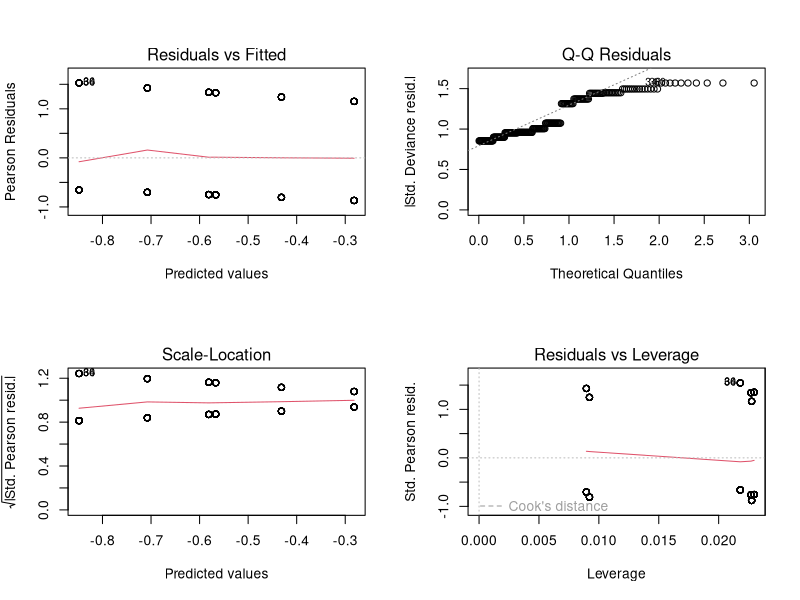
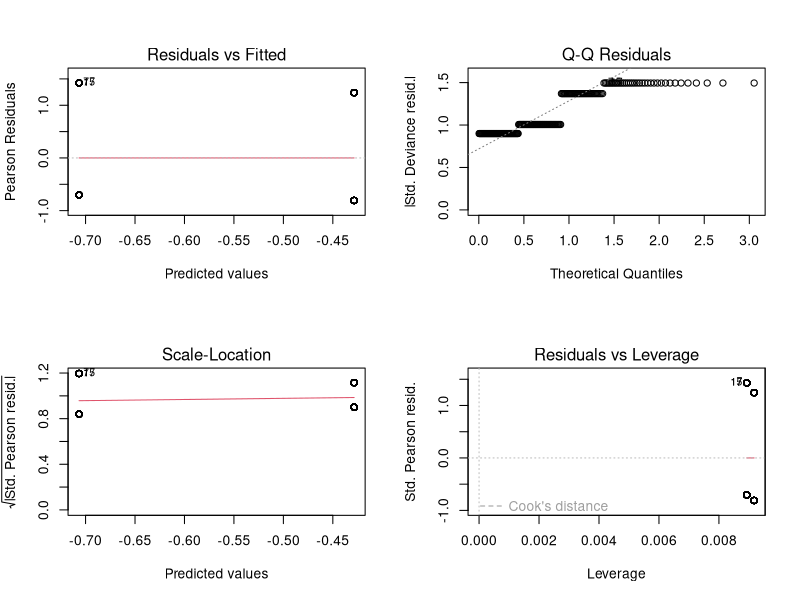
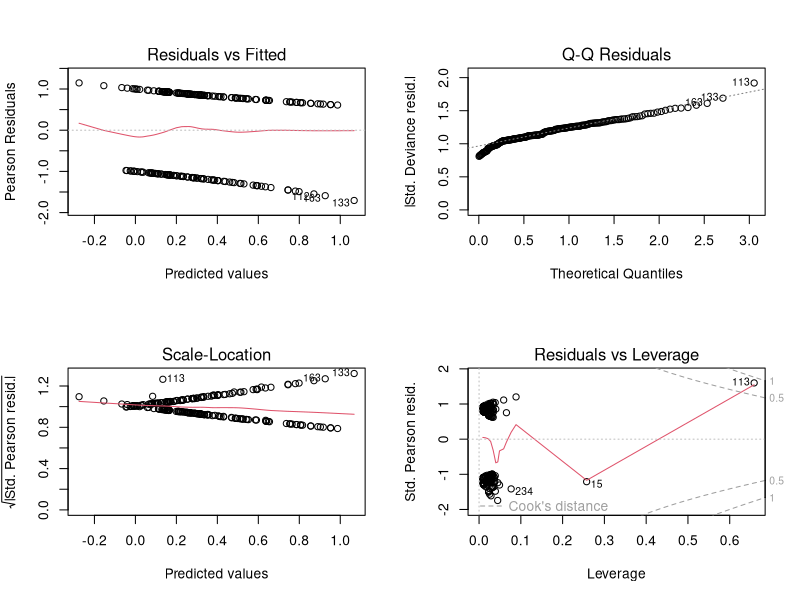
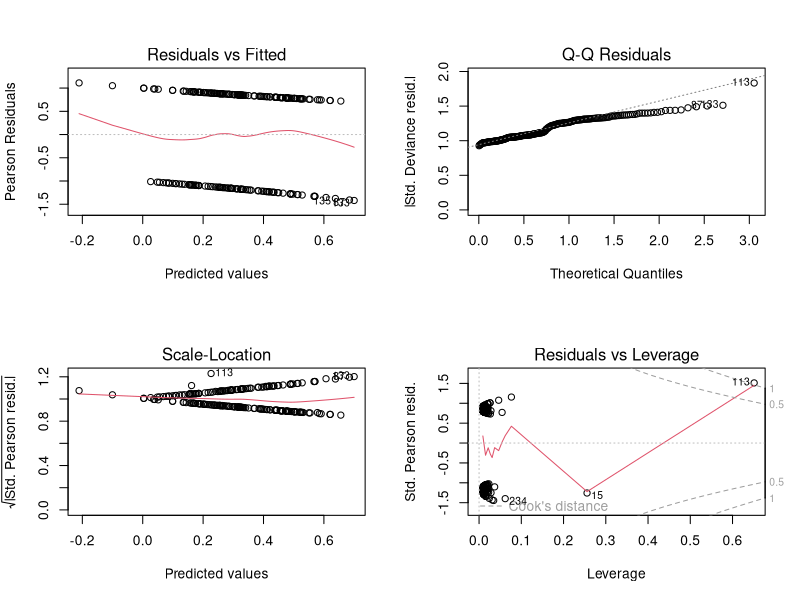

The R source for these figures, in order:
#~~~~~~~~~~~~~~~~~~~~~~~~~~~~~~~~~~~~~~~~~~~~~~~~~~~~~~~~~~~~~~~~~~~~~~~~~~~~~~~~~~~~~~~~~~~~~~~~~~~~~~~~~~~~~~~~~~~~~~~~~~~~~~~~~~~~~~~
#	 Malika IHLE      malika_ihle@hotmail.fr
#	 Data analyses FlexibleSexualAppetite part 2
#	 Start : 06/25/2019 
#	 commit: data analyse - !!! video analyses not finished so CopDuringVideo could very shlightly change !!!
#~~~~~~~~~~~~~~~~~~~~~~~~~~~~~~~~~~~~~~~~~~~~~~~~~~~~~~~~~~~~~~~~~~~~~~~~~~~~~~~~~~~~~~~~~~~~~~~~~~~~~~~~~~~~~~~~~~~~~~~~~~~~~~~~~~~~~~~

{# Remarks
## CopulateYN reflects copulation that occur at any time, during the video, seen after on the shelf, or extrapolated from the fact that spiderlings emerged
## CannibaliseYN reflects cannibalism that accour during the 2h video or the 46 hours after that (after which male and female were separated)
## CopDuringVideo are the copulation that occured within the 2h video
## EatDuringVideo are the cannibalism that occured during the 2h video
  
}


{# packages
library(reshape2) # for function dcast for pivot table
}


{# load data
MY_TABLE_all <- read.csv(file = "3_ExtractedData/MY_TABLE.csv", header=TRUE, sep=",") # with unmanipulated male tests
summary(MY_TABLE_all)

MY_TABLE <- MY_TABLE_all[MY_TABLE_all$MTrt != "Unmanipulated",]
summary(MY_TABLE)

}

# decision of dependent variable as preregistered

## is frequency of cannibalism over 48h between 15% and 85%?
summary(MY_TABLE$CannibalizeYN)*100 # 36.2% yes

## is frequency of copulation during video between 17% and 83%?
summary(MY_TABLE$CopDuringVideo)*100 # 57.92% yes


# preregistered analyses
#### in preregistration
#### Model 1: glm (CannibalismY/N ~ male treatment * female treatment + female body condition, family = binomial).
#### Model 2: glm (CannibalismY/N ~ female treatment + female body condition, family = binomial
#### Model 3: glm (CopulationY/N ~ male treatment * female treatment + male size + male body condition, family = binomial).
#### Model 4: glm (CopulationY/N ~ female treatment + male size + male body condition, family = binomial).

#### If Fcondition is significantly leading to more cannibalism this should be removed (Preregistered)

# Model 1
modCannibalism <- glm (CannibalizeYN ~ FTrtCode* MTrtCode   
                         #+ Fcondition
                       , family = "binomial", data = MY_TABLE)

par(mfrow=c(2,2))
plot(modCannibalism)

summary(modCannibalism)


# Model 2
modCannibalism2 <- glm (CannibalizeYN ~ FTrtCode 
                        #+  Fcondition
                        , family = "binomial", data = MY_TABLE)

par(mfrow=c(2,2))
plot(modCannibalism2)

summary(modCannibalism2)


# Model 3

modCop <- glm (CopDuringVideo ~ FTrtCode* MTrtCode + MCarapaceWidth + Mcondition, family = "binomial", data = MY_TABLE)

par(mfrow=c(2,2))
plot(modCop)

summary(modCop)


# Model 4

modCop2 <- glm (CopDuringVideo ~ FTrtCode + MCarapaceWidth + Mcondition, family = "binomial", data = MY_TABLE)

par(mfrow=c(2,2))
plot(modCop2)

summary(modCop2)




# descriptive pivot table /raw data

PivotSampleSizes <- dcast(MY_TABLE_all, FTrt~MTrt, value.var="MID", length)
PivotCop <- dcast(MY_TABLE_all, FTrt~MTrt, value.var="CopDuringVideo", sum)
PivotCannibalism <- dcast(MY_TABLE_all, FTrt~MTrt, value.var="CannibalizeYN", sum)

PivotSampleSizes
PivotCop
PivotCannibalism

PivotCopPerc <- data.frame(FTrt = unique(MY_TABLE_all$FTrt) , PivotCop[,-1]/PivotSampleSizes[,-1]*100)
PivotCannibalismpPerc <- data.frame(FTrt = unique(MY_TABLE_all$FTrt) , PivotCannibalism[,-1]/PivotSampleSizes[,-1]*100)

PivotCopPerc
PivotCannibalismpPerc



# exploratory analyses


